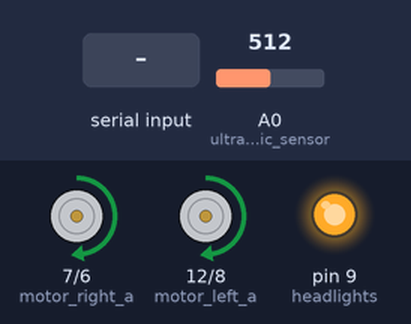
A sketch run on a simulated Arduino Uno, built with avr-gcc and run on an emulated ATmega328P. Shown: motor-driver pin pairs drawn as motors (green arrow = first pin HIGH = forward, orange = second pin HIGH = backward, longer = more drive, scaled by the enable pin), output pins drawn as LEDs (lit = HIGH). The test bench sets the inputs (shaded band); at power-on: A0 (ultrasonic_sensor) = 512. What the sketch prints to the serial monitor is not drawn.

Above: at 1.7 s.
1.8 s: "90,45\n" received over the second serial link
At 2.6 s:
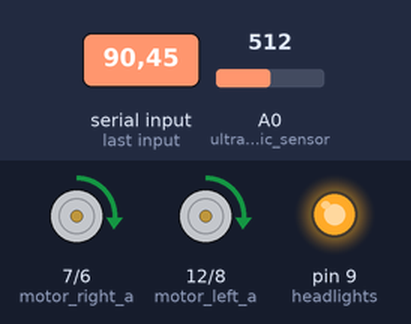
At 2.95 s:
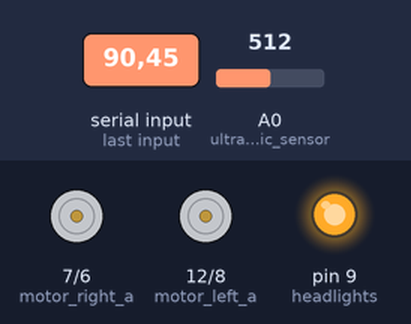
4.3 s: A0 (ultrasonic_sensor) set to 18
7.3 s: A0 (ultrasonic_sensor) set to 14
At 8.1 s:
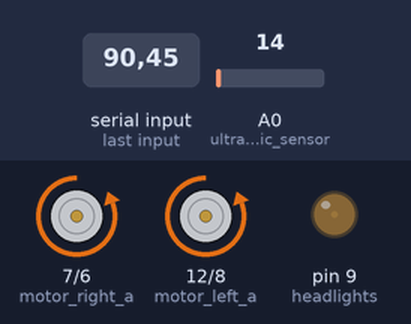
Timing chart, 0 to 16.2 s (numbered marks = the images above; inputs shaded):
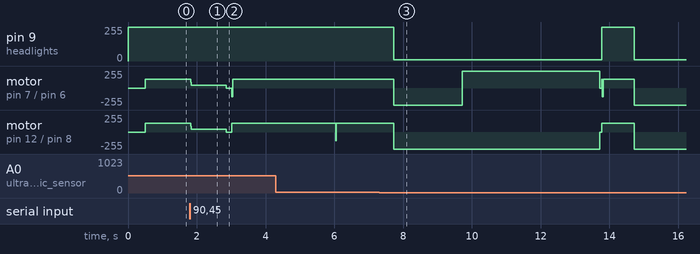

The sketch:

RDAS_Drive.ino
```cpp
/* Rapidly Deployable Automation System - Drive Bot
 * ------------------------------------------------
 *
 * Erin K - March 30, 2015
 */

#include <Streaming.h>
#include <SoftwareSerial.h>

const uint8_t motor_left_enable = 11;
const uint8_t motor_left_a = 12;
const uint8_t motor_left_b = 8;

const uint8_t headlights = 9;
const uint8_t led = 13;

const uint8_t motor_right_enable = 10;
const uint8_t motor_right_a = 7;
const uint8_t motor_right_b = 6;

const uint8_t xbee_rx = 5;
const uint8_t xbee_tx = 4;

const uint8_t encoder_left_a = 3;
const uint8_t encoder_right_a = 2;

const uint8_t ultrasonic_sensor = A0;
const uint8_t encoder_left_b = A1;
const uint8_t encoder_right_b = A2;

// ---

SoftwareSerial xbee(xbee_tx, xbee_rx);

uint16_t ultrasonic_val = 0;

long current_time = 0;
long last_spin = 0;
boolean spin_dir = true;
long last_send = 0;


int speed_val = 0;
long last_rx = 0;


float sensVal;           // for raw sensor values
float filterVal = 0.0015;       // this determines smoothness  - .0001 is max  1 is off (no smoothing)
float smoothedVal;     // this holds the last loop value just use a unique variable for every different sensor that needs smoothing
long last_trigger = 0;
int trigger_count = 0;
long last_play = 0;


boolean headband_mode = false;


void setup() {
  Serial.begin(9600);
  xbee.begin(9600);

  pinMode(motor_left_enable, OUTPUT);
  pinMode(motor_left_a, OUTPUT);
  pinMode(motor_left_b, OUTPUT);

  pinMode(headlights, OUTPUT);

  pinMode(motor_right_enable, OUTPUT);
  pinMode(motor_right_a, OUTPUT);
  pinMode(motor_right_b, OUTPUT);

  pinMode(encoder_left_a, INPUT);
  pinMode(encoder_right_a, INPUT);

  pinMode(ultrasonic_sensor, INPUT);
  pinMode(encoder_left_b, INPUT);
  pinMode(encoder_right_b, INPUT);

  Serial << "Welcome to RDAS" << endl;

  analogWrite(headlights, 255);

  for(int i=0; i<5; i++) {
    digitalWrite(led, HIGH);
    delay(50);
    digitalWrite(led, LOW);
    delay(50);
  }


  /*
  move_left_motor(true, 128);
  move_right_motor(true, 128);
  delay(5000);
  move_left_motor(true, 0);
  move_right_motor(true, 0);
  */

}

void loop() {

  current_time = millis();

  ultrasonic_val = analogRead(ultrasonic_sensor);
  //analogWrite(headlights, map(ultrasonic_val, 0, 1023, 0, 256));

  //Serial << ultrasonic_val << endl;
  //delay(100);


  smoothedVal = smooth(ultrasonic_val/2, filterVal, smoothedVal);   // second parameter determines smoothness  - 0 is off,  .9999 is max smooth
  //Serial << smoothedVal << endl;

  if(smoothedVal < 8) {
    trigger_count++;
    last_trigger = current_time;
  }

  if(current_time-last_trigger > 500) {
    trigger_count = 0;
  }

  if(trigger_count > 20 && headband_mode == false) {
    //Serial << "triggered!" << endl;

    if(current_time-last_play > 7000) {

      analogWrite(headlights, 10);


      move_left_motor(false, 255);
      move_right_motor(false, 255);

      delay(2000);

      move_left_motor(false, 255);
      move_right_motor(true, 255);

      delay(4000);

        move_left_motor(false, 0);
      move_right_motor(true, 0);
      delay(50);

      analogWrite(headlights, 255);


      last_play = current_time;
    }


  }


  uint16_t slice = millis() % 1000;
  digitalWrite(led, slice < 100 || (slice > 200 && slice < 300));


  if(current_time-last_spin > 3000 && headband_mode == false) {

    if(spin_dir) {
      move_left_motor(true, 128);
      move_right_motor(false, 128);
    } else {
      move_left_motor(false, 128);
      move_right_motor(true, 128);
    }

    spin_dir = !spin_dir;
    last_spin = current_time;
  } else if(headband_mode == false) {
    move_left_motor(true, 128);
      move_right_motor(true, 128);
  }


  /*
  if(current_time-last_send > 1000) {
    xbee.println("hi");
    Serial << "hi" << endl;
    last_send = current_time;
  }
  */

  if(xbee.available() > 0) {
    speed_val = xbee.parseInt();
    Serial << speed_val << endl;

    if(speed_val == 0) {
      char c = xbee.read();
      Serial << c << endl;
      if(c == 'A') {
        shake();
      } else if(c == 'B') {
        shake();
      }
    }

    last_rx = current_time;
    headband_mode = true;
//    Serial << (char)xbee.read();
  }


  if(current_time-last_rx < 200) {
    move_left_motor(true, speed_val);
    move_right_motor(true, speed_val);
  } else {
    headband_mode = false;
  }


  delay(20);

}


void shake() {

  for(int i=0; i<3; i++) {
    move_left_motor(false, 128);
    move_right_motor(true, 128);
    delay(500);
    move_left_motor(true, 128);
    move_right_motor(false, 128);
    delay(500);
  }

}


void move_left_motor(boolean dir, uint8_t top_speed) {
  if(top_speed == 0) {
    digitalWrite(motor_left_enable, LOW);
    digitalWrite(motor_left_a, LOW);
    digitalWrite(motor_left_b, LOW);

  } else {
    analogWrite(motor_left_enable, top_speed);

    if(dir) {
      digitalWrite(motor_left_a, HIGH);
      digitalWrite(motor_left_b, LOW);
    } else {
      digitalWrite(motor_left_a, LOW);
      digitalWrite(motor_left_b, HIGH);
    }

  }
}

void move_right_motor(boolean dir, uint8_t top_speed) {
  if(top_speed == 0) {
    digitalWrite(motor_right_enable, LOW);
    digitalWrite(motor_right_a, LOW);
    digitalWrite(motor_right_b, LOW);

  } else {
    analogWrite(motor_right_enable, top_speed);

    if(dir) {
      digitalWrite(motor_right_a, HIGH);
      digitalWrite(motor_right_b, LOW);
    } else {
      digitalWrite(motor_right_a, LOW);
      digitalWrite(motor_right_b, HIGH);
    }

  }
}


int smooth(int data, float filterVal, float smoothedVal){


  if (filterVal > 1){      // check to make sure param's are within range
    filterVal = .99;
  }
  else if (filterVal <= 0){
    filterVal = 0;
  }

  smoothedVal = (data * (1 - filterVal)) + (smoothedVal  *  filterVal);

  return (int)smoothedVal;
}
```

Measured:
- the behaviour switches between 16 and 15 on A0 (ultrasonic_sensor) (found by bisection; images 2 and 3)
- after the input at 1.8 s, motor on pin 12 (motor_left_a) / pin 8 (motor_left_b): forward 128/255 → forward 45/255 at once, → stopped 1.0 s later, → forward 128/255 0.16 s later
- after the input at 7.3 s, pin 9 (headlights): 255/255 → 10/255 after 0.42 s, → 255/255 6.1 s later, → 10/255 0.95 s later
